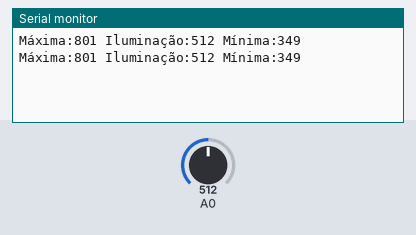
A sketch run on a simulated Arduino Uno, built with avr-gcc and run on an emulated ATmega328P. On the bench: the last lines printed to the serial monitor. Inputs (shaded band) come from the test bench; at power-on: A0 = 512.

Above: at 2.8 s.
2.9 s: A0 set to 716
At 5.0 s:
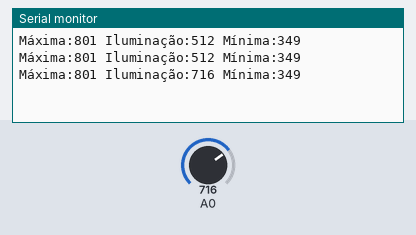
5.6 s: A0 set to 900
At 6.5 s:
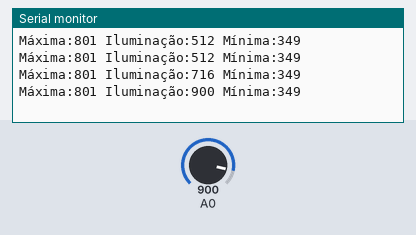
Timing chart, 0 to 8.6 s (numbered marks = the images above; inputs shaded):
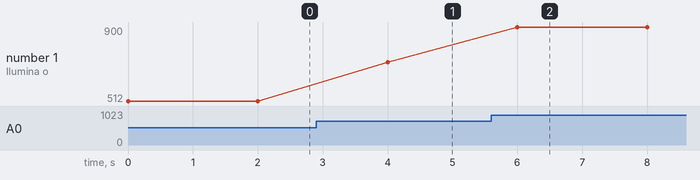

The sketch:

CodigoArduino.ino
```cpp
void setup()
{
  	Serial.begin(9600);
}

void loop(){

  int n;

  // Recebendo o valor lido pelo sensor
  n = analogRead(A0);

  // Label para Máximo
  Serial.print("Máxima:");
  Serial.print(801);
  Serial.print(" ");
  // Label para Iluminação
  Serial.print("Iluminação:");
  Serial.print(n);
  Serial.print(" ");
  // Label para Mínimo
  Serial.print("Mínima:");
  Serial.println(349);

  // Esperar 2000 milisegundos para repetir
  delay(2000);
}
```

Measured:
- after the input at 2.9 s, the serial monitor: prints a new line after 1.1 s (image 1)
- after the input at 5.6 s, the serial monitor: prints a new line after 0.40 s (image 2)
- plotted number 1: 512 → 716 after the input at 2.9 s, 716 → 900 after the input at 5.6 s
